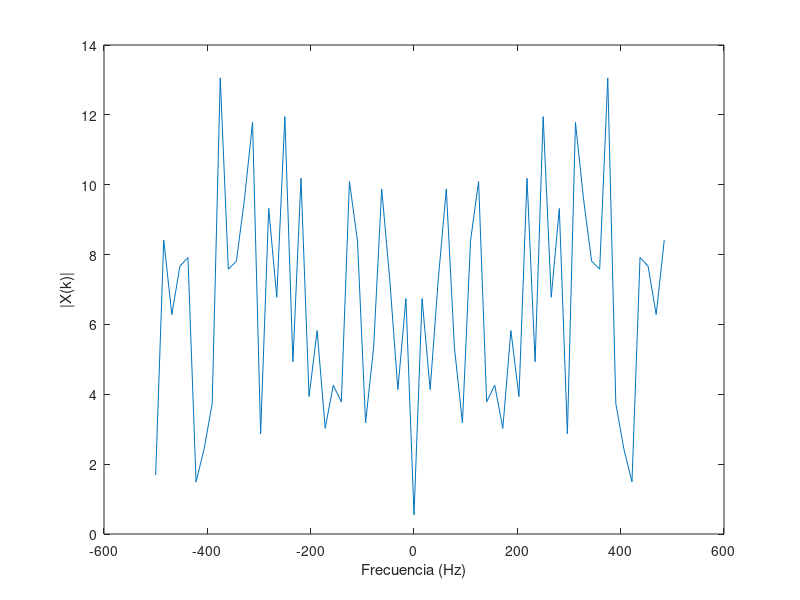

Write the MATLAB code that produced this figure. (Note: this script raises an error after producing the figure.)
%%%%%%%%%%%%%%%%%%%%%%%%%%%%%%%%%%%%%%%%%%%%%%%%%%%%%%%%%%%%
%%%%%%%%%%%%%%  PARTE 1: Convolución Circular %%%%%%%%%%%%%%
%%%%%%%%%%%%%%%%%%%%%%%%%%%%%%%%%%%%%%%%%%%%%%%%%%%%%%%%%%%%

% PREGUNTA 1

% Parámetros
N = 64;        % Longitud de x[n], puede ajustarse
Ts = 1e-3;     % Periodo de muestreo

% Generar señal aleatoria x[n]
x = randn(N, 1);

% Calcular su espectro X(k)
X = fftshift(fft(x));

% Vector de frecuencia para graficar
Fs = 1/Ts;
f = (-N/2:N/2-1)*(Fs/N);

% Graficar el espectro de x[n]
figure;
plot(f, abs(X));
xlabel("Frecuencia (Hz)");
ylabel("|X(k)|");
xline(0)
title("Espectro de x[n]");


% PREGUNTA 2

% Respuesta al impulso del canal h[n]
h = [-0.1, 0.3, -0.5, 0.7, -0.9, 0.7, -0.5, 0.3, -0.1]';

% Llenar con ceros h[n] hasta longitud N
h_padded = [h; zeros(N - length(h), 1)];

% Calcular su espectro H(k)
H = fftshift(fft(h_padded));

% Graficar el espectro de h[n]
figure;
plot(f, abs(H));
xlabel("Frecuencia (Hz)");
ylabel("|H(k)|");
title("Espectro de h[n]");


% PREGUNTA 3

% Convolución lineal
y = conv(x, h);

% Calcular su FFT de N puntos
Y = fftshift(fft(y, N));

% Graficar el espectro de y[n]
figure;
plot(f, abs(Y));
xlabel("Frecuencia (Hz)");
ylabel("|Y_L(k)|");
title("Espectro de y_L[n] (Convolución Lineal)");


% PREGUNTA 4

% Convolución circular
yc = cconv(x, h, N);  % Convolución circular de N puntos

% Calcular su espectro Yc(k)
Yc = fftshift(fft(yc));

% Graficar el espectro de yc[n]
figure;
plot(f, abs(Yc));
xlabel("Frecuencia (Hz)");
ylabel("|Y_c(k)|");
title("Espectro de y_c[n] (Convolución Circular)");


% PREGUNTA 5

% Calcular el producto X(k) * H(k)
XH = X .* H;

% Comparación entre X(k)*H(k) y Y(k)
figure;
subplot(1,2,1);
plot(f, abs(XH), f, abs(Y));
xlabel("Frecuencia (Hz)");
ylabel("Magnitud");
title("Comparación de X(k)*H(k) y Y_L(k)");
legend("|X(k)*H(k)|", "|Y_L(k)|");

% Comparación entre X(k)*H(k) y Yc(k)
subplot(1,2,2);
plot(f, abs(XH), f, abs(Yc));
xlabel("Frecuencia (Hz)");
ylabel("Magnitud");
title("Comparación de X(k)*H(k) y Y_c(k)");
legend("|X(k)*H(k)|", "|Y_c(k)|");


% PREGUNTA 6

% Longitud del prefijo cíclico (debe ser >= longitud de h[n]-1)
L = length(h) - 1;

% Construir prefijo cíclico a partir de las últimas L muestras de x[n]
cyclic_prefix = x(end-L+1:end);

% Extender x[n] con prefijo cíclico
x_ext = [cyclic_prefix; x];

figure;
hold on;
plot(-L:N-1, x_ext, "b")
plot(0:N-1, x, "r");
xlabel("n");
ylabel("x[n]");
legend("x_{ext}[n]", "x[n]");
title("Señal x[n] y x_{ext}[n] con Prefijo Cíclico");
hold off;


% PREGUNTA 7

% Longitud óptima del prefijo cíclico es L = length(h) - 1
fprintf("Longitud elegida del prefijo cíclico: %d\n", L);

% Convolución lineal con la señal extendida
y_ext = conv(x_ext, h);

% Eliminar las primeras L muestras para extraer el resultado de la convolución circular
yc_extracted = y_ext(L+1:L+N);


figure;
hold on;
plot(-L:N+L-1, y_ext, "b")
plot(0:N-1, yc_extracted, "r");
xlabel("n");
ylabel("x[n]");
xlim([-L, N+L-1])
legend("y_{ext}[n]", "y_c[n]");
title("Convolución circular extraída de la lineal");
hold off;

Yc_extracted = fftshift(fft(yc_extracted));

% Comparación entre X(k)*H(k) y Yc(k) extraído
figure;
plot(f, abs(XH), f, abs(Yc_extracted));
xlabel("Frecuencia (Hz)");
ylabel("Magnitud");
legend("|X(k)*H(k)|", "|Y_{c,extracted}(k)|");
title("Comparación de X(k)*H(k) y Y_{c,extracted}(k)");



%%%%%%%%%%%%%%%%%%%%%%%%%%%%%%%%%%%%%%%%%%%%%%%%%%%%%%%%%%%%
%%%%%%%%%%%%%%%%%%  PARTE 2: Ecualización %%%%%%%%%%%%%%%%%%
%%%%%%%%%%%%%%%%%%%%%%%%%%%%%%%%%%%%%%%%%%%%%%%%%%%%%%%%%%%%

% PREGUNTA 1

% Parámetros de OFDM
NFFT = 128;           % Tamaño de FFT
l_cp = 16;             % Longitud del prefijo cíclico
Nofdm = 100;          % Número de símbolos OFDM
Nf = 10;            % Número de subportadoras de datos
m_ary = 4;            % Modulación QPSK

% Respuesta al impulso del canal h[n]
h = [-0.1, 0.3, -0.5, 0.7, -0.9, 0.7, -0.5, 0.3, -0.1]';
H = fft(h, NFFT);

% Generar bits aleatorios
numBits = Nf * Nofdm * log2(m_ary);
bits = randi([0 1], numBits, 1);

% Modulación QPSK
mod = moduladorQPSK(bits);
mod = reshape(mod, Nf, Nofdm);

% Inicializar la matriz de símbolos OFDM
X = zeros(NFFT, Nofdm);

% Mapear símbolos a subportadoras
X(29:29+Nf-1, :) = mod;

% Modulación OFDM (IFFT)
ofdm_mod = ifft(X, NFFT);

% Agregar intervalo de guarda lleno de ceros
ofdm_with_guard = [zeros(l_cp, Nofdm); ofdm_mod];

% Serializar los símbolos OFDM
s = ofdm_with_guard(:);

% PREGUNTA 2

% Transmitir a través del canal
s_rx = conv(s, h);
s_rx = s_rx(1:length(s));

% Remodelar la señal recibida
s_rx_matrix = reshape(s_rx, NFFT + l_cp, Nofdm);

% Eliminar el intervalo de guarda
received_mod = s_rx_matrix(l_cp+1:end, :);

% Demodulación OFDM (FFT)
Y = fft(received_mod, NFFT);

size(Y)
size(repmat(H.', 1, Nofdm))

% Ecualización en el dominio de frecuencia
Y_eq = Y ./ repmat(H, 1, Nofdm);

% Extraer las subportadoras de datos
received_data = Y_eq(2:Nf+1, :);
received_data = received_data(:);

% Demodulación QPSK
received_bits = demoduladorQPSK(received_data);

% Calcular BER
num_errors = sum(bits ~= received_bits);
bit_error_rate = num_errors / numBits;
fprintf("Caso a) BER con intervalo de guarda en cero: %f\n", bit_error_rate);

% Diagrama de constelación
figure;
subplot(1,2,1);
plot(real(mod), imag(mod), "o");
title("Constelación Transmitida");
xlabel("En Fase");
ylabel("En Cuadratura");
axis square;

subplot(1,2,2);
plot(real(received_data), imag(received_data), "o");
title("Constelación Recibida (Caso a)");
xlabel("En Fase");
ylabel("En Cuadratura");
axis square;

%%%%%%%%%%%%%%%%%%%%%%%%%%%%%%%%%%%%%%%%%%%%%%%%%%%%%%%%%%%%
%%%%%%%%%%%%  PARTE B: Intervalo de guarda con 0 %%%%%%%%%%%%%%%%%%
%%%%%%%%%%%%%%%%%%%%%%%%%%%%%%%%%%%%%%%%%%%%%%%%%%%%%%%%%%%%

% Actualizar l_cp para el Caso b)
l_cp = 4;  % Longitud del prefijo cíclico menor al canal

% Modulación QPSK
mod_b = moduladorQPSK(bits);

% Remodelar símbolos en subportadoras x símbolos OFDM
mod_b = reshape(mod_b, Nf, Nofdm);

% Inicializar la matriz de símbolos OFDM
X_b = zeros(NFFT, Nofdm);

% Mapear símbolos a subportadoras
X_b(2:Nf+1, :) = mod_b;

% Modulación OFDM (IFFT)
ofdm_mod_b = ifft(X_b, NFFT);

% Agregar prefijo cíclico (copia de las últimas l_cp muestras)
cyclic_prefix_b = ofdm_mod_b(end-l_cp+1:end, :);
ofdm_with_cp_b = [cyclic_prefix_b; ofdm_mod_b];

% Serializar los símbolos OFDM
s_b = ofdm_with_cp_b(:);

% Transmitir a través del canal
s_rx_b = conv(s_b, h);
s_rx_b = s_rx_b(1:length(s_b));

% Remodelar la señal recibida
s_rx_matrix_b = reshape(s_rx_b, NFFT + l_cp, Nofdm);

% Eliminar el prefijo cíclico
received_mod_b = s_rx_matrix_b(l_cp+1:end, :);

% Demodulación OFDM (FFT)
Y_b = fft(received_mod_b, NFFT);

% Ecualización en el dominio de frecuencia
Y_eq_b = Y_b ./ repmat(H, 1, Nofdm);

% Extraer las subportadoras de datos
received_data_b = Y_eq_b(2:Nf+1, :);
received_data_b = received_data_b(:);

% Demodulación QPSK
received_bits_b = demoduladorQPSK(received_data_b);

% Calcular BER
num_errors_b = sum(bits ~= received_bits_b);
bit_error_rate_b = num_errors_b / numBits;
fprintf("Caso b) BER con prefijo cíclico corto: %f\n", bit_error_rate_b);

% Diagrama de constelación
figure;
subplot(1,2,1);
plot(real(mod_b), imag(mod_b), "o");
title("Constelación Transmitida");
xlabel("En Fase");
ylabel("En Cuadratura");
axis square;

subplot(1,2,2);
plot(real(received_data_b), imag(received_data_b), "o");
title("Constelación Recibida (Caso b)");
xlabel("En Fase");
ylabel("En Cuadratura");
axis square;

%%%%%%%%%%%%%%%%%%%%%%%%%%%%%%%%%%%%%%%%%%%%%%%%%%%%%%%%%%%%
%%%%%%%%%%%%  PARTE C:  %%%%%%%%%%%%%%%%%%
%%%%%%%%%%%%%%%%%%%%%%%%%%%%%%%%%%%%%%%%%%%%%%%%%%%%%%%%%%%%

% Actualizar l_cp para el Caso c)
l_cp = 16;  % Longitud del prefijo cíclico igual o mayor al canal

% Modulación QPSK
mod_c = moduladorQPSK(bits);

% Remodelar símbolos en subportadoras x símbolos OFDM
mod_c = reshape(mod_c, Nf, Nofdm);

% Inicializar la matriz de símbolos OFDM
X_c = zeros(NFFT, Nofdm);

% Mapear símbolos a subportadoras
X_c(2:Nf+1, :) = mod_c;

% Modulación OFDM (IFFT)
ofdm_mod_c = ifft(X_c, NFFT);

% Agregar prefijo cíclico (copia de las últimas l_cp muestras)
cyclic_prefix_c = ofdm_mod_c(end-l_cp+1:end, :);
ofdm_with_cp_c = [cyclic_prefix_c; ofdm_mod_c];

% Serializar los símbolos OFDM
s_c = ofdm_with_cp_c(:);

% Transmitir a través del canal
s_rx_c = conv(s_c, h);
s_rx_c = s_rx_c(1:length(s_c));

% Remodelar la señal recibida
s_rx_matrix_c = reshape(s_rx_c, NFFT + l_cp, Nofdm);

% Eliminar el prefijo cíclico
received_mod_c = s_rx_matrix_c(l_cp+1:end, :);

% Demodulación OFDM (FFT)
Y_c = fft(received_mod_c, NFFT);

% Ecualización en el dominio de frecuencia
Y_eq_c = Y_c ./ repmat(H, 1, Nofdm);

% Extraer las subportadoras de datos
received_data_c = Y_eq_c(2:Nf+1, :);
received_data_c = received_data_c(:);

% Demodulación QPSK
received_bits_c = demoduladorQPSK(received_data_c);

% Calcular BER
num_errors_c = sum(bits ~= received_bits_c);
bit_error_rate_c = num_errors_c / numBits;
fprintf("Caso c) BER con prefijo cíclico suficiente: %f\n", bit_error_rate_c);

% Diagrama de constelación
figure;
subplot(1,2,1);
plot(real(mod_c), imag(mod_c), "o");
title("Constelación Transmitida");
xlabel("En Fase");
ylabel("En Cuadratura");
axis square;

subplot(1,2,2);
plot(real(received_data_c), imag(received_data_c), "o");
title("Constelación Recibida (Caso c)");
xlabel("En Fase");
ylabel("En Cuadratura");
axis square;